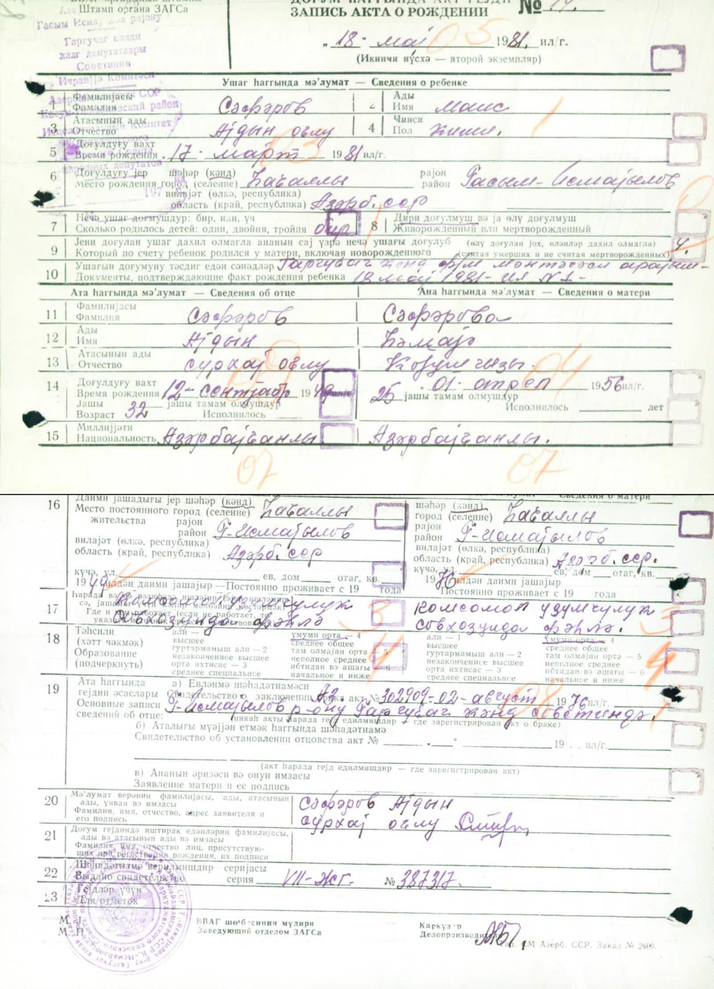
#> input picture test.png, 714 x 989 px, shrunk from 1155 x 1600 before the run
$ python easy.py
#> lines starting #> are read from the running program, lines starting #| are printed output that depends on the picture
import cv2

# Load the noisy document image
image_path = "test.png"  # Replace with your image path
img = cv2.imread(image_path, cv2.IMREAD_GRAYSCALE)  # Load as grayscale for simplicity
#> img: shape (989, 714); min 11, max 255, mean 237.8

if img is None:
    print(f"Error: Could not load image at {image_path}")
else:
    # Example: Apply Median Filter for salt-and-pepper noise
    # Kernel size (e.g., 3, 5, 7) should be an odd number
    denoised_median = cv2.medianBlur(img, 5)
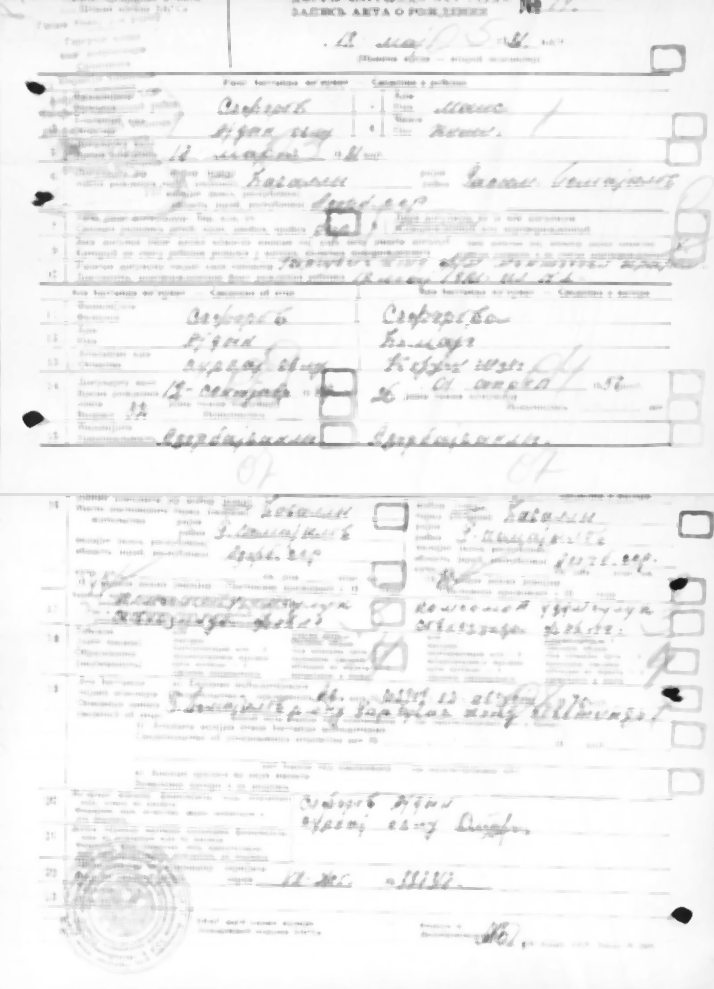
#> denoised_median: shape (989, 714); min 18, max 255, mean 242.4

    # Example: Apply Gaussian Filter for Gaussian noise
    # Kernel size (e.g., (5,5)) and standard deviation (e.g., 0)
    denoised_gaussian = cv2.GaussianBlur(img, (5, 5), 0)

    # Example: Apply Non-Local Means Denoising for more complex noise
    # h: filter strength, hColor: filter strength for color images (set to 0 for grayscale)
    # templateWindowSize, searchWindowSize: parameters for patch comparison
    denoised_nl_means = cv2.fastNlMeansDenoising(img, None, h=30, templateWindowSize=7, searchWindowSize=21)

    # Display or save the denoised images
    cv2.imshow("Original Image", img)
    cv2.imshow("Denoised (Median Filter)", denoised_median)
    cv2.imshow("Denoised (Gaussian Filter)", denoised_gaussian)
    cv2.imshow("Denoised (Non-Local Means)", denoised_nl_means)
    cv2.waitKey(0)
    cv2.destroyAllWindows()

    # You can also save the denoised image
    # cv2.imwrite("denoised_document.png", denoised_nl_means)

$ run again, with Rəsmi_İşçi_Şəhadətnaməsi_20251103_105450.png copied over test.png
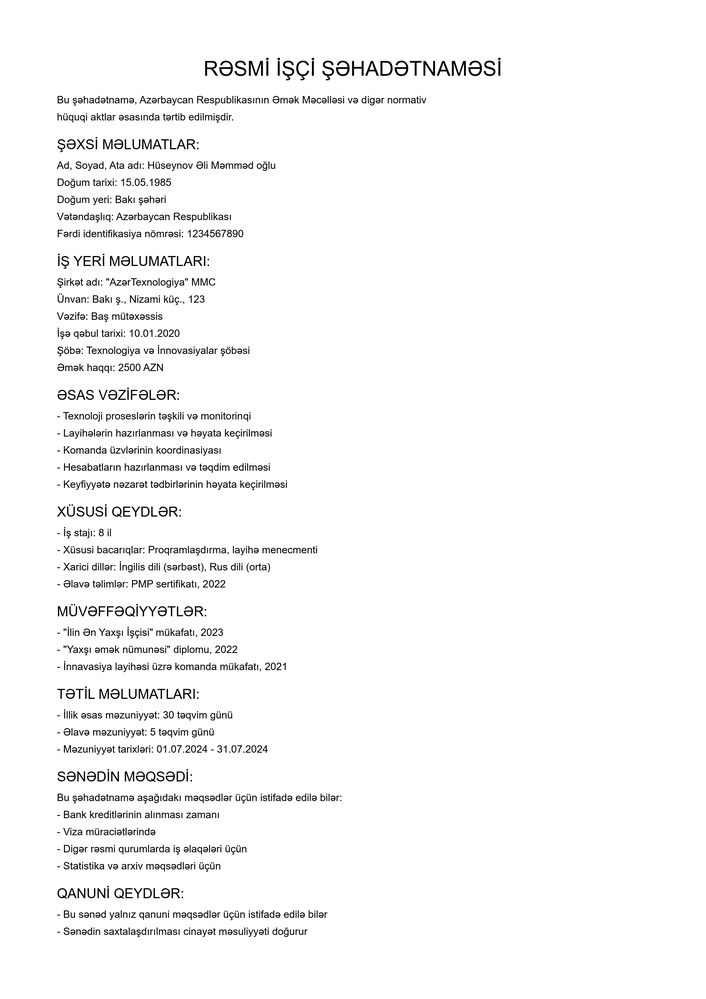
#> input picture Rəsmi_İşçi_Şəhadətnaməsi_20251103_105450.png, 706 x 999 px, shrunk from 2480 x 3508 before the run
#> img is the input picture: shape (999, 706); min 0, max 255, mean 247.7
#> `denoised_median = cv2.medianBlur(img, 5)`:
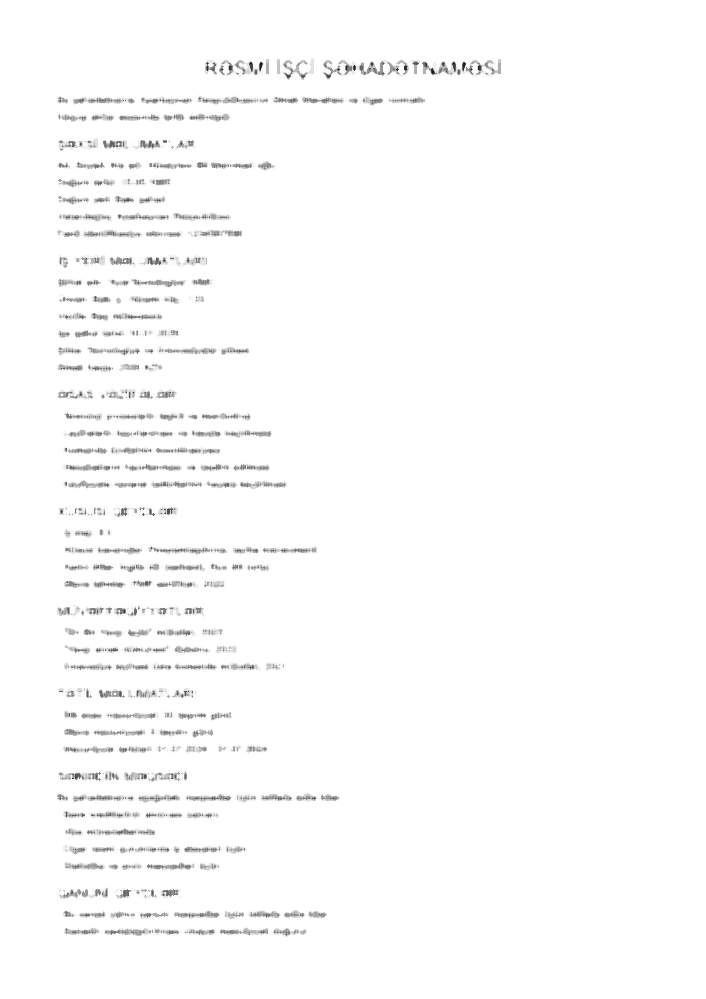
#> denoised_median: shape (999, 706); min 19, max 255, mean 251.3

$ run again, with img_1.png copied over test.png
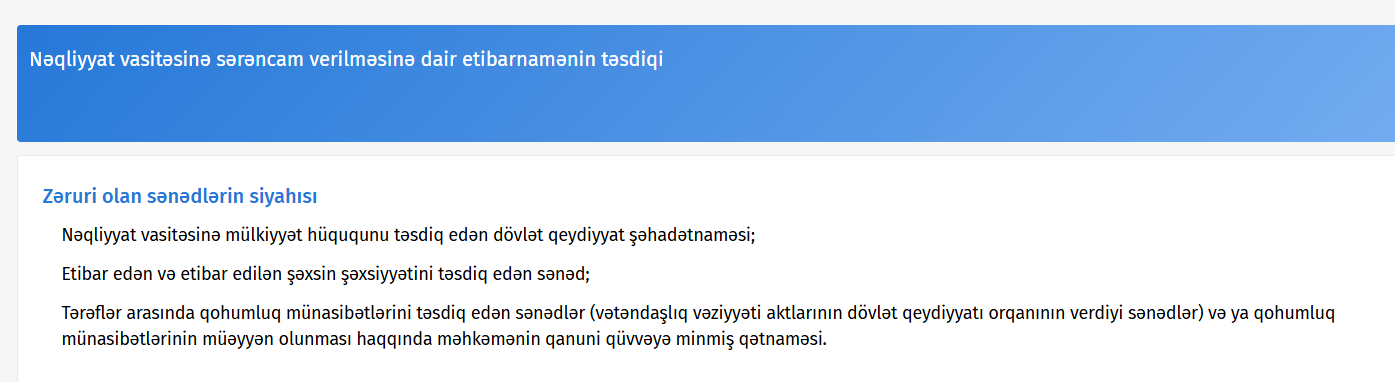
#> input picture img_1.png, 1395 x 382 px
#> `denoised_median = cv2.medianBlur(img, 5)`:
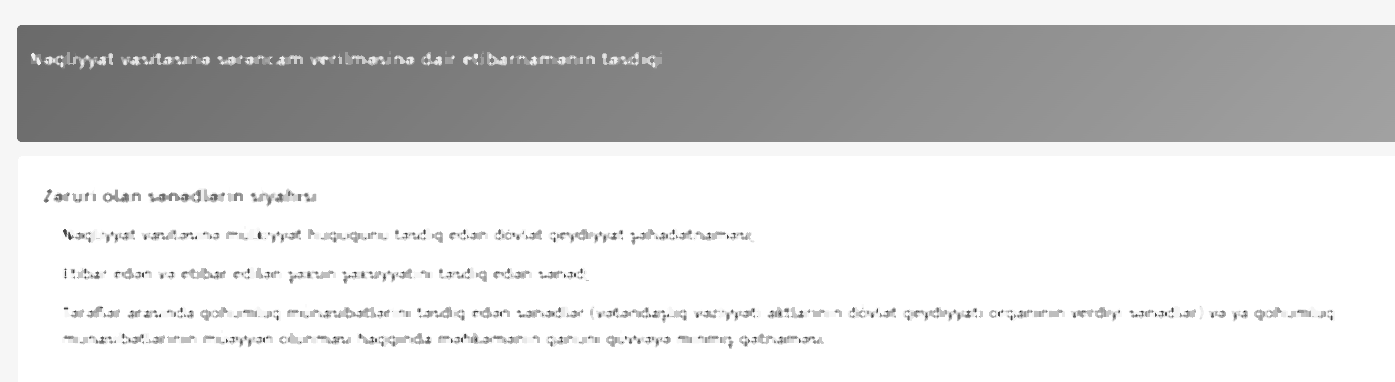
#> denoised_median: shape (382, 1395); min 32, max 255, mean 215.2
#> `denoised_gaussian = cv2.GaussianBlur(img, (5, 5), 0)`:
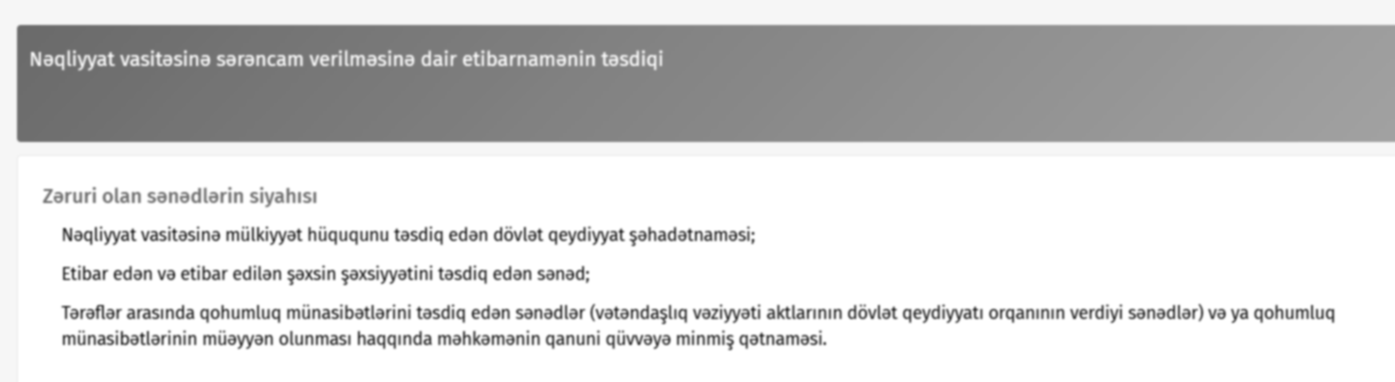
#> denoised_gaussian: shape (382, 1395); min 61, max 255, mean 211.7
